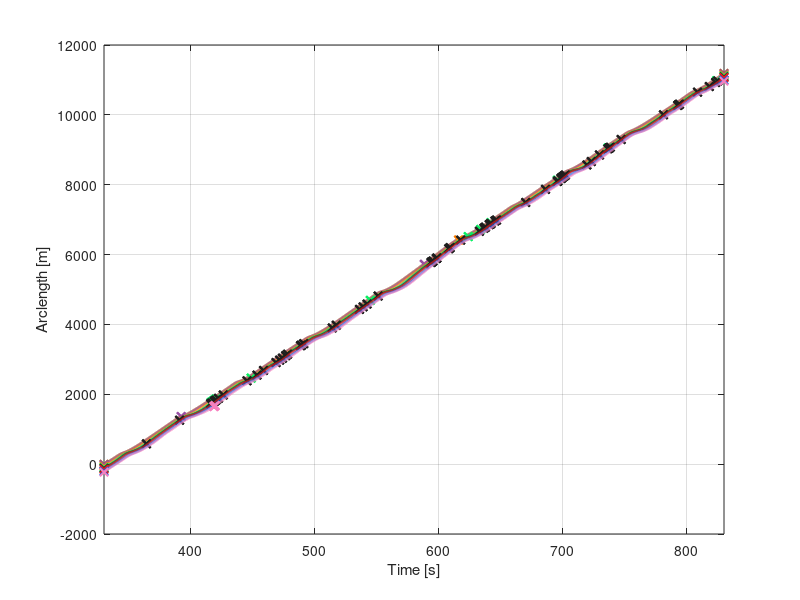
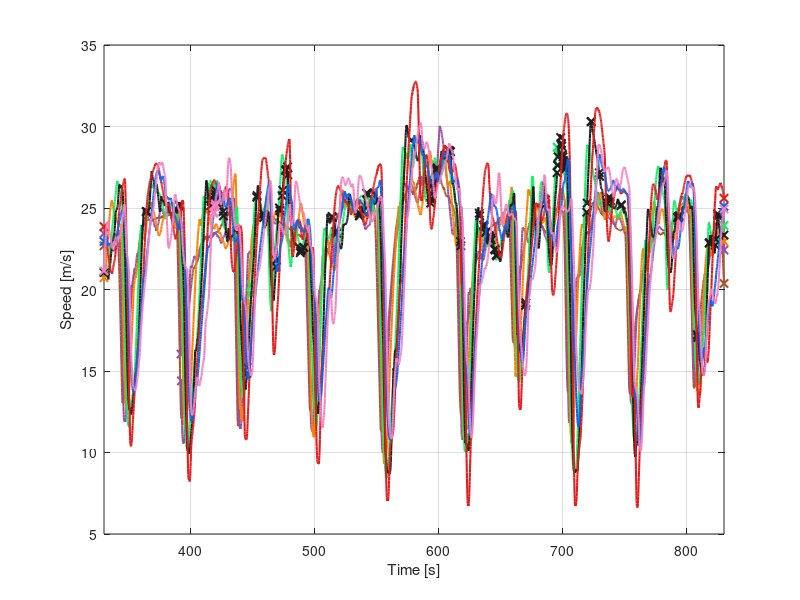
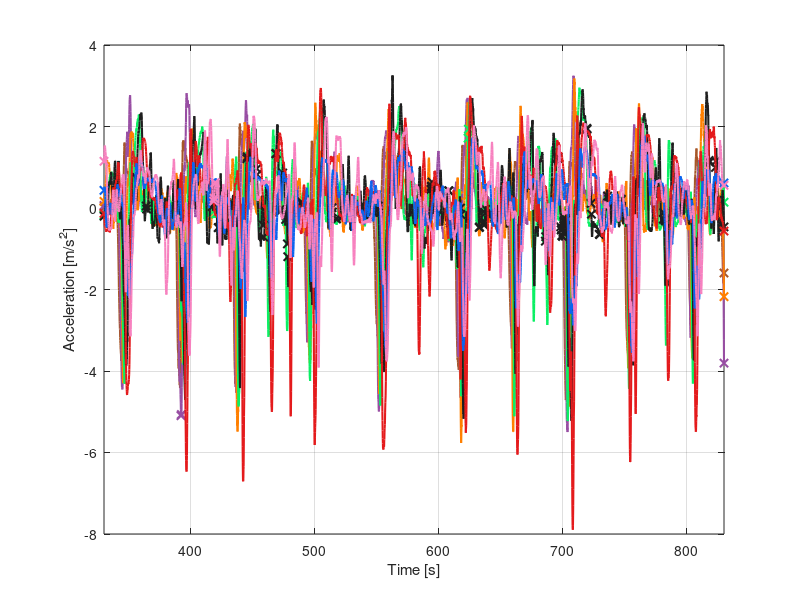
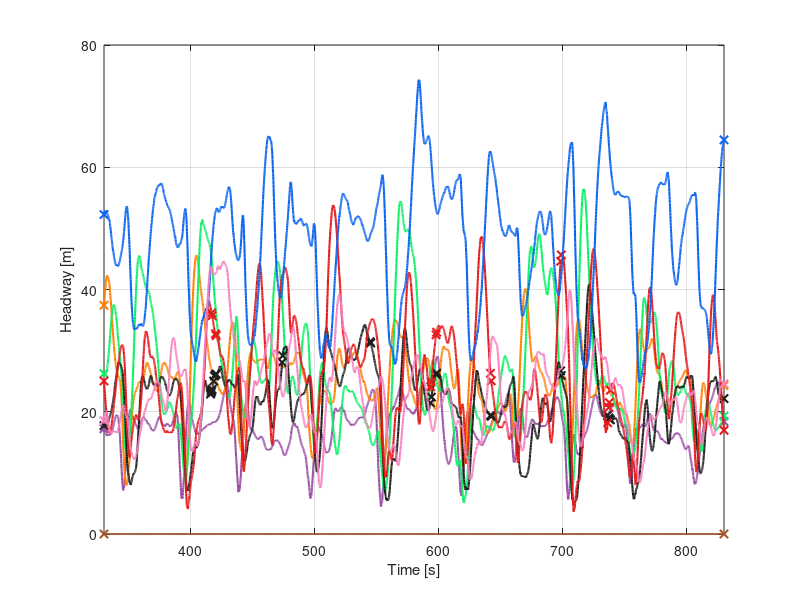

MATLAB code for these plots, in order:
% Main data:
% veh_num - number of vehicles
% time - time
% vel - velocity
% acc - acceleration
% arc - arclength (starts from zero for the leading car)
% encons - energy consumption
% tCom - common time instants when data is available for both vehicles in a pair
% hdwy - headway from predecessor vehicle at these common time instants
%        (great circle distance - 5 meters vehicle length)
% ...Loss - data filled with NaNs at packet losses (diff(time)>0.2 or diff(tCom)>0.2 sec)
%           this way, the plotted line is interrupted at packet losses
% ...Rec - last data received before packet losses
%          and first data received after packet losses
% time0 - measurement start time
% tstart, tend - start and end time for the relevant part of data being plotted

clear; clc; %close all;

% Select data set to be loaded
% load('20170611_210016_2_vehicles.mat');
% load('20170727_202308_4_vehicles.mat');
load('20170730_114049_8_vehicles.mat');

% Number of vehicles
veh_num=size(colours,1);

% Plot arclength vs time
figure(1);clf;hold on;box on;grid on;
for kk=1:veh_num
%    plot(time{kk},arc{kk},'Linewidth',1.5,'Color',colours(kk,:));
   plot(timeLoss{kk},arcLoss{kk},'Linewidth',1.5,'Color',colours(kk,:));
   plot(timeRec{kk},arcRec{kk},'Linewidth',1.5,'Color',colours(kk,:),'LineStyle','none','Marker','x');
end
xlabel('Time [s]');ylabel('Arclength [m]');
xlim([tstart tend]);

% Plot velocity vs time
figure(2);clf;hold on;box on;grid on;
for kk=1:veh_num
%    plot(time{kk},vel{kk},'Linewidth',1.5,'Color',colours(kk,:));
   plot(timeLoss{kk},velLoss{kk},'Linewidth',1.5,'Color',colours(kk,:));
   plot(timeRec{kk},velRec{kk},'Linewidth',1.5,'Color',colours(kk,:),'LineStyle','none','Marker','x');
end
xlabel('Time [s]');ylabel('Speed [m/s]');
xlim([tstart tend]);

% Plot acceleration vs time
figure(3);clf;hold on;box on;grid on;
for kk=1:veh_num
%    plot(time{kk},acc{kk},'Linewidth',1.5,'Color',colours(kk,:));
   plot(timeLoss{kk},accLoss{kk},'Linewidth',1.5,'Color',colours(kk,:));
   plot(timeRec{kk},accRec{kk},'Linewidth',1.5,'Color',colours(kk,:),'LineStyle','none','Marker','x');
end
xlabel('Time [s]');ylabel('Acceleration [m/s^2]');
xlim([tstart tend]);

% Plot headway vs time
figure(4);clf;hold on;box on;grid on;
for kk=1:veh_num
%    plot(tCom{kk},hdwy{kk},'Linewidth',1.5,'Color',colours(kk,:));
   plot(tComLoss{kk},hdwyLoss{kk},'Linewidth',1.5,'Color',colours(kk,:));
   plot(tComRec{kk},hdwyRec{kk},'Linewidth',1.5,'Color',colours(kk,:),'LineStyle','none','Marker','x');
end
xlabel('Time [s]');ylabel('Headway [m]');
xlim([tstart tend]);

% Plot energy consumption vs time
figure(5);clf;hold on;box on;grid on;
for kk=1:veh_num
%    plot(time{kk},encons{kk},'Linewidth',1.5,'Color',colours(kk,:));
   plot(timeLoss{kk},enconsLoss{kk},'Linewidth',1.5,'Color',colours(kk,:));
   plot(timeRec{kk},enconsRec{kk},'Linewidth',1.5,'Color',colours(kk,:),'LineStyle','none','Marker','x');
end
xlabel('Time [s]');ylabel('Energy consumption [J/kg]');
xlim([tstart tend]);

% Plot bounds and data on (h,v) plane for the measured CAV
figure(6);clf;hold on;box on;grid on;

% parameters for safe and non-conservative bounds
kappa_min=0.35;
kappa_max=1.5;
hst_min=3;
hst_max=10;

if length(time) == 8
    hdwy_CAV = interp1(tCom{end-1},hdwy{end-1},time{end-1});
    plot(hdwy_CAV,vel{end-1},'Linewidth',2)
else
    hdwy_CAV = interp1(tCom{end},hdwy{end},time{end});
    plot(hdwy_CAV,vel{end},'Linewidth',2)
end
hold on
h = -10:0.01:100;
vsafe = (h-hst_min)*kappa_max;
vncon = (h-hst_max)*kappa_min;
plot(h,vsafe,'r','Linewidth',2)
hold on
plot(h,vncon,'r','Linewidth',2)
xlim([0 70])
ylim([0 30])
xlabel('Headway h','Fontsize',16)
ylabel('Velocity v','Fontsize',16)
title(['Measured CAV in ',num2str(veh_num),'-vehicle dataset'],'Fontsize',16)